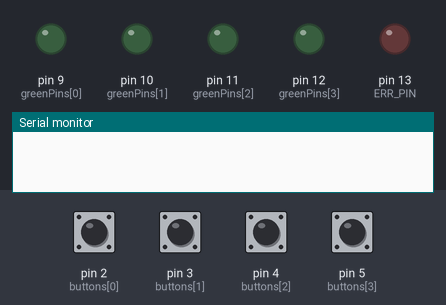
The sketch below on a simulated Arduino Uno, built with avr-gcc and run on an emulated ATmega328P. Parts: output pins drawn as LEDs (lit = HIGH), the last lines printed to the serial monitor. Dashed ring = blinking. The test bench sets the inputs (shaded band); at power-on: pin 2 (buttons[0]), pin 3 (buttons[1]), pin 4 (buttons[2]), pin 5 (buttons[3]) LOW. Random numbers use the default seed unless the sketch sets one.

Above: at 4.0 s.
4.1 s: pin 4 (buttons[2]) pulled HIGH for 1 s
At 4.9 s:
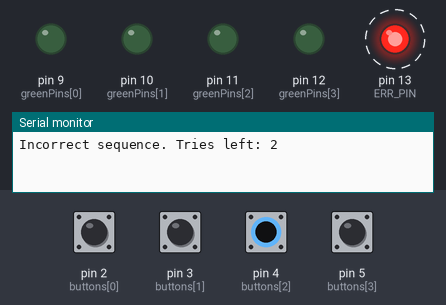
8.0 s: pin 2 (buttons[0]) pulsed HIGH 5 times (0.12 s each, 0.3 s apart)
At 10.0 s:
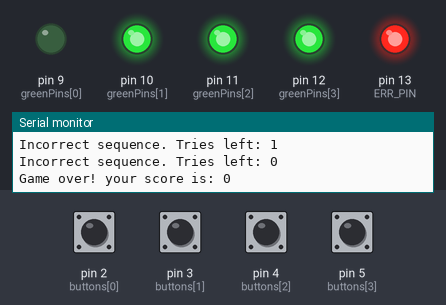
11.9 s: pin 2 (buttons[0]) pulled HIGH for 0.15 s
At 12.4 s:
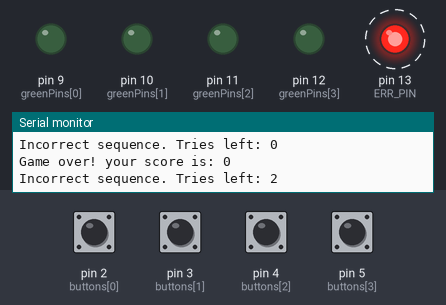
15.0 s: pin 3 (buttons[1]) pulsed HIGH 5 times (0.12 s each, 0.3 s apart)
At 16.5 s:
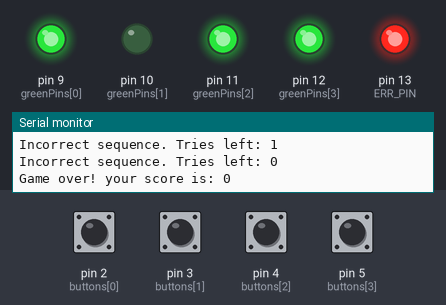
18.9 s: pin 2 (buttons[0]) pulled HIGH for 1 s
At 19.25 s:
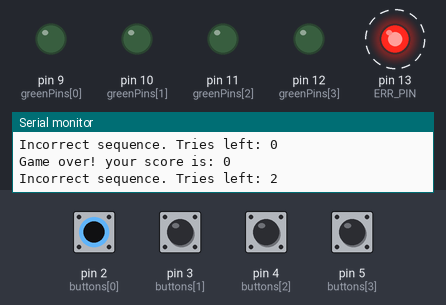
Timing chart, 0 to 23.9 s (numbered marks = the images above; inputs shaded):
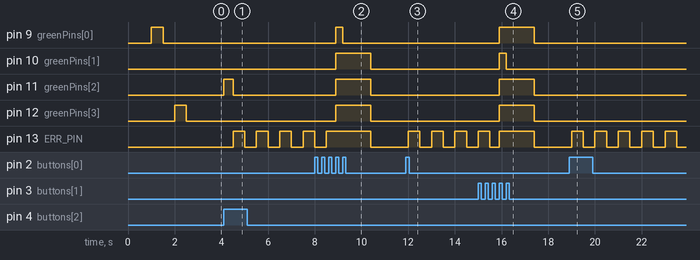

The sketch:

sketch.ino
```cpp
// LEARNING IN PROGRESS / WORK IN PROGRESS
#include <TimerOne.h>

#define MAX_SEQUENCE 4
#define ERR_PIN 13

#define SHOW_SEQUENCE 400
#define WAITING_FOR_USER_INPUT 401
#define CHECK_SEQUENCE 402
#define GAME_OVER 403

const int totalLeds = 4;
const int greenPins[totalLeds] = {9, 10, 11, 12};
const int buttons[totalLeds] = {2, 3, 4, 5};

int errValue = 0;
int state;
int mistakes = 0;
int allowedMistakes = 2;
int currentSequenceLength = 2;
int sequencePointer = 0;
int score = 0;
int timeCounter = 0;
bool userPressedSomeButton = false;

int arduinoSequence[MAX_SEQUENCE] = {0};
int playerSequence[MAX_SEQUENCE] = {0};

void setupPins() {
  for (int i = 0; i < totalLeds; i++) {
    pinMode(buttons[i], INPUT);
    pinMode(greenPins[i], OUTPUT);
  }
  pinMode(ERR_PIN, OUTPUT);
}

void stateMachine() {
  switch(state) {
    case SHOW_SEQUENCE: {
      break;
    }
    case WAITING_FOR_USER_INPUT: {
      readButtonState();
      break;
    }
    case CHECK_SEQUENCE: {
      check();
      break;
    }
    case GAME_OVER: {
      if (mistakes > allowedMistakes) {
        gameOver("\nGame over! your score is: ");
      }
      else {
        gameOver("\nYou have reached the end! Your score is: ");
      }
      score = 0;
      break;
    }
    default: {
      break;
    }
  }
}

void endGameLed() {
  for(int i = 0; i < totalLeds; i++) {
    digitalWrite(greenPins[i], HIGH);
  }
  digitalWrite(ERR_PIN, HIGH);
  delay(1500);
  for(int i = 0; i < totalLeds; i++) {
    digitalWrite(greenPins[i], LOW);
  }
  digitalWrite(ERR_PIN, LOW);
}

void gameOver(char msg[50]) {
  Serial.print(msg);
  Serial.println(score);
  mistakes = 0;
  errValue = 0;
  sequencePointer = 0;
  currentSequenceLength = 2;
  endGameLed();
  generateStartingSequence();
  state = SHOW_SEQUENCE;
}

void lightLed(int led) {
  digitalWrite(led, HIGH);
  delay(200);
  digitalWrite(led, LOW);
}

void controlGame(int pressedPinPosition) {
  playerSequence[sequencePointer] = pressedPinPosition;

  if (sequencePointer == currentSequenceLength-1) {
    state = CHECK_SEQUENCE;
  }
  else {
    sequencePointer++;
  }
}

bool checkCorrectSequence() {
  for(int i = 0; i < currentSequenceLength; i++) {
    int correctButton = arduinoSequence[i];
    int pressedButton = playerSequence[i];
    if (correctButton != pressedButton) {
      return false;
    }
  }
  return true;
}

void check() {
  if (!checkCorrectSequence()) {
    mistakes++;
    Serial.print("Incorrect sequence. Tries left: ");
    Serial.println((allowedMistakes - mistakes) + 1);
    if (mistakes > allowedMistakes) {
      state = GAME_OVER;
    }
    else {
      sequencePointer = 0;
      state = SHOW_SEQUENCE;
    }
  }
  else {
    score++;
    Serial.print("Correct! Score: ");
    Serial.println(score);
    arduinoSequence[currentSequenceLength] = random(0,4);
    currentSequenceLength++;
    sequencePointer = 0;

    if (currentSequenceLength > MAX_SEQUENCE) {
      state = GAME_OVER;
    }
    else {
      state = SHOW_SEQUENCE;
    }
  }
}

void readButtonState() {
  if(digitalRead(buttons[2]) == HIGH) {
    lightLed(greenPins[2]);
    controlGame(2);
  }
  if(digitalRead(buttons[3]) == HIGH) {
    lightLed(greenPins[3]);
    controlGame(3);
  }
}

void isr0() {
  lightLed(greenPins[0]);
  controlGame(0);
}

void isr1() {
  lightLed(greenPins[1]);
  controlGame(1);
}

void timedInterrupt() {
  timeCounter++;

  if (mistakes > 0) {
    if (errValue == LOW) {
      errValue = HIGH;
    }
    else {
      errValue = LOW;
    }
    digitalWrite(ERR_PIN, errValue);
  }

  if (timeCounter == 1 && state == SHOW_SEQUENCE) {
    if (sequencePointer > 0) {
      digitalWrite(greenPins[arduinoSequence[sequencePointer-1]], LOW);
    }
  }

  if (timeCounter == 2 && state == SHOW_SEQUENCE) {
    if (sequencePointer < currentSequenceLength) {
      digitalWrite(greenPins[arduinoSequence[sequencePointer]], HIGH);
      sequencePointer++;
    } else {
      digitalWrite(greenPins[arduinoSequence[sequencePointer]], LOW);
      sequencePointer = 0;
      state = WAITING_FOR_USER_INPUT;
    }
    timeCounter = 0;
  }

}

void generateStartingSequence() {
  arduinoSequence[0] = random(0,4);
  arduinoSequence[1] = random(0,4);
}

void setup() {
  Serial.begin(9600);
  randomSeed(analogRead(A0));
  setupPins();
  generateStartingSequence();

  attachInterrupt(digitalPinToInterrupt(buttons[0]), isr0, RISING);
  attachInterrupt(digitalPinToInterrupt(buttons[1]), isr1, RISING);

  Timer1.initialize(500000);
  Timer1.attachInterrupt(timedInterrupt);

  state = SHOW_SEQUENCE;
}

void loop() {
  stateMachine();
}
```

Measured:
- after the input at 4.1 s, pin 11 (greenPins[2]): LOW → HIGH at once, → LOW 0.40 s later; pin 13 (ERR_PIN): alternates HIGH for 0.50 s and LOW for 0.50 s, starting after 0.40 s
- after the input at 8.0 s, pin 9 (greenPins[0]): LOW → HIGH after 0.90 s, → LOW 0.30 s later; pin 10 (greenPins[1]), pin 11 (greenPins[2]), pin 12 (greenPins[3]): LOW → HIGH after 0.90 s, → LOW 1.5 s later
- after the input at 11.9 s, pin 13 (ERR_PIN): alternates HIGH for 0.50 s and LOW for 0.50 s, starting after 0.10 s
- after the input at 15.0 s, pin 9 (greenPins[0]), pin 11 (greenPins[2]), pin 12 (greenPins[3]): LOW → HIGH after 0.90 s, → LOW 1.5 s later; pin 10 (greenPins[1]): LOW → HIGH after 0.90 s, → LOW 0.30 s later
- after the input at 18.9 s, pin 13 (ERR_PIN): alternates HIGH for 0.50 s and LOW for 0.50 s, starting after 0.10 s
